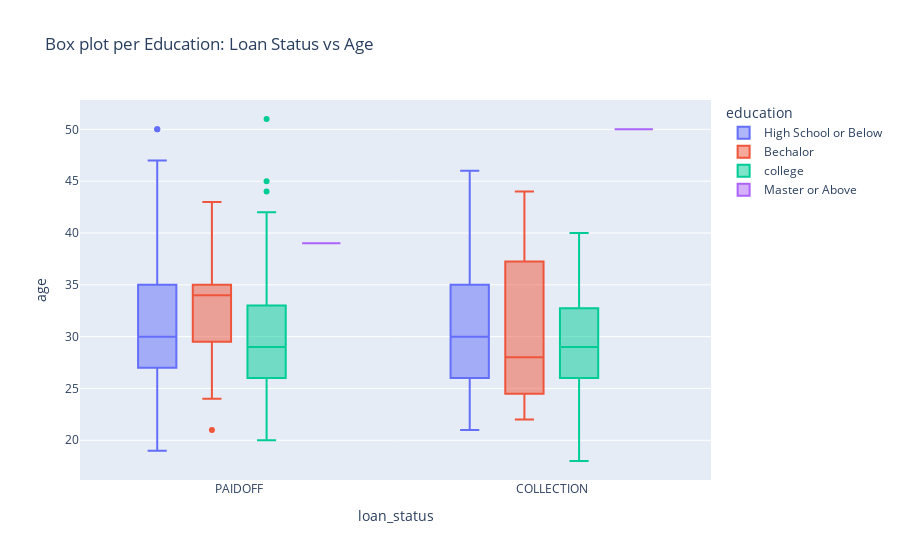

The cell this chart's notebook holds for it:
### Code cell
print(f"Unique count per education:\n\n{df['education'].value_counts()}")
px.box(df, df.loan_status, df.age,  color = df.education, 
      title = 'Box plot per Education: Loan Status vs Age')

### Figure 1 — Plotly figure (JSON) as saved in the notebook; plotly's stock layout.template omitted (floating-point values rounded to 4 significant figures; data arrays with more than 128 entries replaced by an {"elided": "..."} marker saying what was removed)
{"data": [{"alignmentgroup": "True", "hovertemplate": "education=High School or Below<br>loan_status=%{x}<br>age=%{y}<extra></extra>", "legendgroup": "High School or Below", "marker": {"color": "#636efa"}, "name": "High School or Below", "notched": false, "offsetgroup": "High School or Below", "orientation": "v", "showlegend": true, "type": "box", "x": {"elided": "151 str values"}, "x0": " ", "xaxis": "x", "y": {"elided": "151 int values"}, "y0": " ", "yaxis": "y"}, {"alignmentgroup": "True", "hovertemplate": "education=Bechalor<br>loan_status=%{x}<br>age=%{y}<extra></extra>", "legendgroup": "Bechalor", "marker": {"color": "#EF553B"}, "name": "Bechalor", "notched": false, "offsetgroup": "Bechalor", "orientation": "v", "showlegend": true, "type": "box", "x": ["PAIDOFF", "PAIDOFF", "PAIDOFF", "PAIDOFF", "PAIDOFF", "PAIDOFF", "PAIDOFF", "PAIDOFF", "PAIDOFF", "PAIDOFF", "PAIDOFF", "PAIDOFF", "PAIDOFF", "PAIDOFF", "PAIDOFF", "PAIDOFF", "PAIDOFF", "PAIDOFF", "PAIDOFF", "PAIDOFF", "PAIDOFF", "PAIDOFF", "PAIDOFF", "PAIDOFF", "PAIDOFF", "PAIDOFF", "PAIDOFF", "PAIDOFF", "PAIDOFF", "PAIDOFF", "PAIDOFF", "PAIDOFF", "PAIDOFF", "COLLECTION", "COLLECTION", "COLLECTION", "COLLECTION", "COLLECTION", "COLLECTION", "COLLECTION", "COLLECTION", "COLLECTION", "COLLECTION", "COLLECTION"], "x0": " ", "xaxis": "x", "y": [33, 39, 34, 21, 31, 24, 35, 35, 26, 34, 28, 43, 33, 31, 35, 34, 38, 26, 35, 31, 26, 33, 37, 36, 35, 34, 31, 30, 28, 24, 34, 34, 36, 24, 22, 24, 28, 35, 44, 38, 26, 28, 30, 38], "y0": " ", "yaxis": "y"}, {"alignmentgroup": "True", "hovertemplate": "education=college<br>loan_status=%{x}<br>age=%{y}<extra></extra>", "legendgroup": "college", "marker": {"color": "#00cc96"}, "name": "college", "notched": false, "offsetgroup": "college", "orientation": "v", "showlegend": true, "type": "box", "x": {"elided": "149 str values"}, "x0": " ", "xaxis": "x", "y": {"elided": "149 int values"}, "y0": " ", "yaxis": "y"}, {"alignmentgroup": "True", "hovertemplate": "education=Master or Above<br>loan_status=%{x}<br>age=%{y}<extra></extra>", "legendgroup": "Master or Above", "marker": {"color": "#ab63fa"}, "name": "Master or Above", "notched": false, "offsetgroup": "Master or Above", "orientation": "v", "showlegend": true, "type": "box", "x": ["PAIDOFF", "COLLECTION"], "x0": " ", "xaxis": "x", "y": [39, 50], "y0": " ", "yaxis": "y"}], "layout": {"boxmode": "group", "legend": {"title": {"text": "education"}, "tracegroupgap": 0}, "title": {"text": "Box plot per Education: Loan Status vs Age"}, "xaxis": {"anchor": "y", "domain": [0, 1], "title": {"text": "loan_status"}}, "yaxis": {"anchor": "x", "domain": [0, 1], "title": {"text": "age"}}}}
